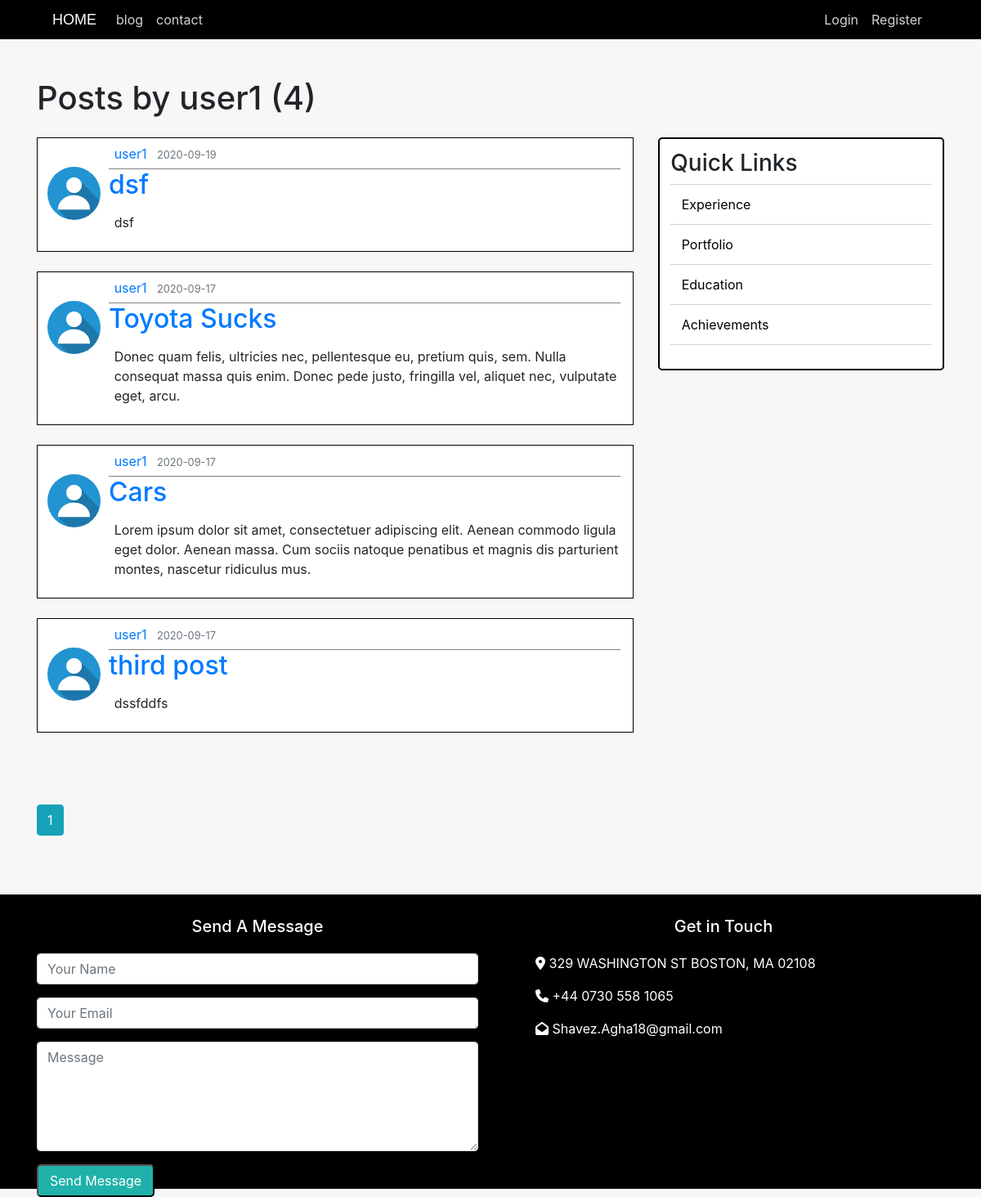
The app's page /user/user1, older data.
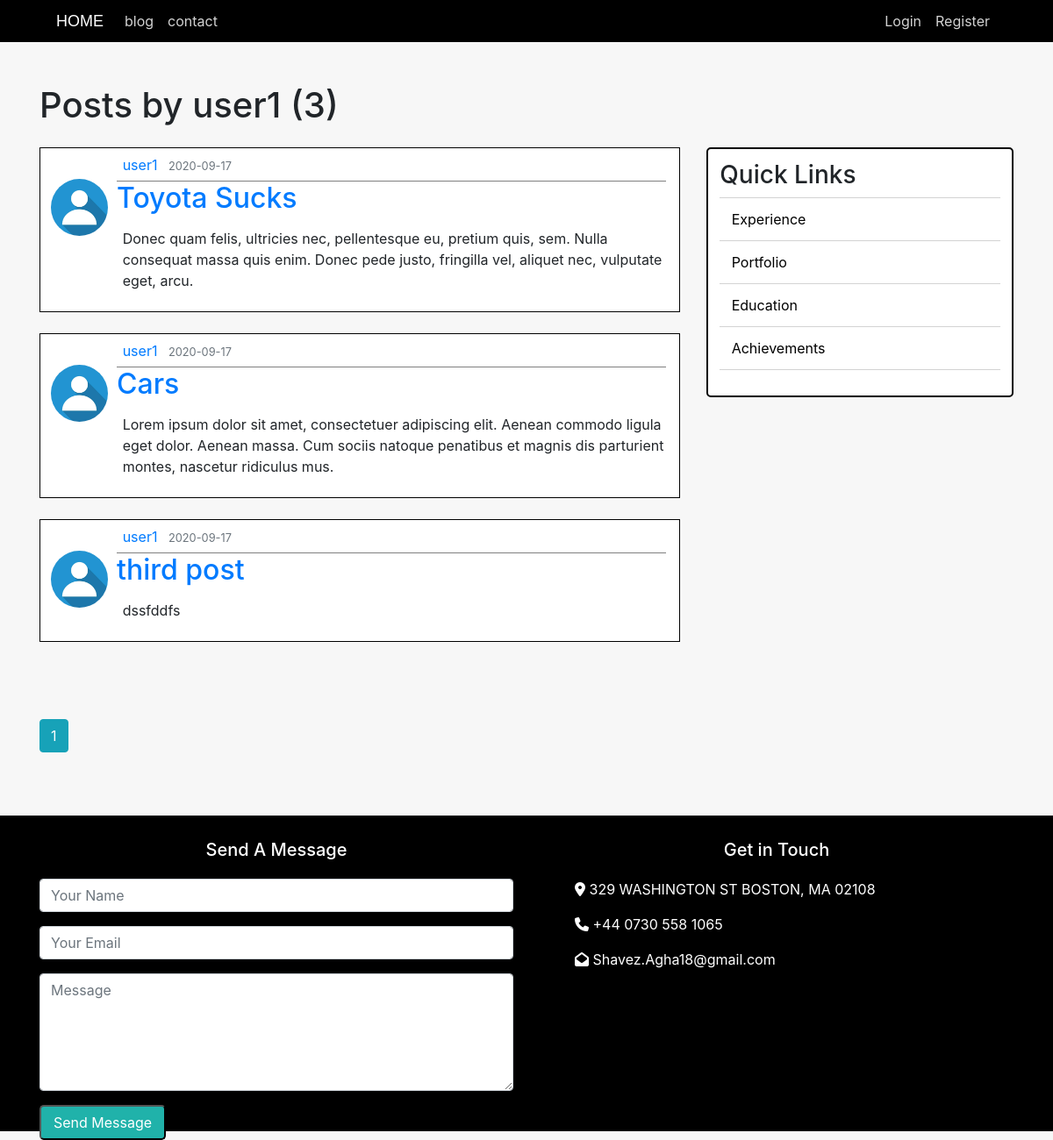
The same page, newer data.
### portfolio/models.py (models this page shows, shortened)
class User(db.Model, UserMixin):
    id = db.Column(db.Integer, primary_key=True)
    username = db.Column(db.String(20), unique=True, nullable=False)
    email = db.Column(db.String(120), unique=True, nullable=False)
    image_file = db.Column(db.String(20), nullable=False, default='default.jpg')
    password = db.Column(db.String(60), nullable=False)
    posts = db.relationship('Post', backref='author', lazy=True)

class Post(db.Model):
    id = db.Column(db.Integer, primary_key=True)
    title = db.Column(db.String(100), nullable=False)
    date_posted = db.Column(db.DateTime, nullable=False, default=datetime.utcnow)
    content = db.Column(db.Text, nullable=False)
    user_id = db.Column(db.Integer, db.ForeignKey('user.id'), nullable=False)

### portfolio/users/routes.py (the view)
@users.route("/user/<string:username>")
def user_posts(username):
    page = request.args.get('page', 1, type=int)
    user = User.query.filter_by(username=username).first_or_404()
    posts = Post.query.filter_by(author=user)\
        .order_by(Post.date_posted.desc())\
        .paginate(page=page, per_page=5)
    return render_template('util_pages/user_posts.html', posts=posts, user=user)

### portfolio/templates/util_pages/user_posts.html (shortened to what this page needs)
{% extends "base.html" %}
{% block blog_title %}
<div class="container mb-3">
    <h1>Posts by {{ user.username }} ({{ posts.total }})</h1>
</div>
{% endblock %}
{% block blog %}
    <div class="blog-content col-md-8">
        {% for post in posts.items %}
            <article class="media content-section mb-4">
                <img class="rounded-circle article-img" src="{{ url_for('static', filename='profile_pics/' + post.author.image_file) }}">
                <div class="media-body">
                    <div class="article-metadata">
                    <a class="mr-2" href="{{ url_for('users.user_posts', username=post.author.username) }}">{{ post.author.username }}</a>
                    <small class="text-muted">{{ post.date_posted.strftime('%Y-%m-%d') }}</small>
                    </div>
                    <h2><a class="article-title" href="{{ url_for('posts.post', post_id=post.id) }}">{{ post.title }}</a></h2>
                    <p class="article-content">{{ post.content }}</p>
                </div>
            </article>
        {% endfor %}
    </div>
{% endblock %}
{% block page_counter %}
    <div class="container mb-5">
        {% for page_num in posts.iter_pages(left_edge=1, right_edge=1, left_current=1, right_current=2) %}
            {% if page_num %}
                {% if posts.page == page_num %}
                    <a class="btn btn-info mb-4" href="{{ url_for('users.user_posts', username=user.username, page=page_num) }}">{{ page_num }}</a>
                {% else %}
                    <a class="btn btn-outline-info mb-4" href="{{ url_for('users.user_posts', username=user.username, page=page_num) }}">{{ page_num }}</a>
                {% endif %}
            {% else %}
                ...
            {% endif %}
        {% endfor %}
    </div>
{% endblock %}

### portfolio/templates/base.html (shortened to what this page needs)
<!DOCTYPE html>
<html>
<head>
    <link rel="stylesheet" href="https://maxcdn.bootstrapcdn.com/bootstrap/4.0.0/css/bootstrap.min.css">
    <link rel="stylesheet" href="../static/main.css">
    <link rel="stylesheet" href="https://cdnjs.cloudflare.com/ajax/libs/font-awesome/4.7.0/css/font-awesome.min.css">
</head>
<body>
    <nav class="navbar navbar-expand-lg navbar-dark bg-dark navbar-custom">
        <a class="navbar-brand ml-5" href="/">HOME</a>
        <div class="collapse navbar-collapse" id="navbarSupportedContent">
            <div class="navbar-nav">
                <a class="nav-link" href="{{ url_for('main.blog') }}">blog</a>
                <a class="nav-link" href="#contact">contact</a>
            </div>
            <div class="navbar-nav ml-auto mr-5">
                {% if current_user.is_authenticated %}
                    <a class="nav-item nav-link" href="{{ url_for('posts.new_post') }}">New Post</a>
                    <a class="nav-item nav-link" href="{{ url_for('users.account') }}">Account</a>
                    <a class="nav-item nav-link" href="{{ url_for('users.logout') }}">Logout</a>
                {% else %}
                    <a class="nav-item nav-link" href="{{ url_for('users.login') }}">Login</a>
                    <a class="nav-item nav-link" href="{{ url_for('users.register') }}">Register</a>
                {% endif %}
            </div>
        </div>
    </nav>
    {% block login_register %}
    {% block home_page %}
    <main class="container mt-5">
        <div class="row">
            {% block blog_title %}{% endblock %}
            {% block blog %}{% endblock %}
            <div class="col-md-4">
                <div class="content-sidebar">
                    <h3>Quick Links</h3>
                    <ul>
                        <li><a href="{{ url_for('main.experience') }}">Experience</a></li>
                        <li><a href="{{ url_for('main.portfolio') }}">Portfolio</a></li>
                        <li><a href="{{ url_for('main.education') }}">Education</a></li>
                        <li><a href="{{ url_for('main.achievements') }}">Achievements</a></li>
                    </ul>
                </div>
            </div>
        </div>
    </main>
    {% endblock %}
    {% block page_counter %}{% endblock %}
    <footer>
        <div class="container" id="contact">
            <div class="row">
                <div class="col-md-6">
                    <h5> Send A Message</h5>
                    <form method="post" action="">
                        <div class="form-group">
                            <input type="text" class="form-control" name="name" placeholder="Your Name" />
                        </div>
                        <div class="form-group">
                            <input type="email" class="form-control" name="email" placeholder="Your Email" />
                        </div>
                        <div class="form-group">
                            <textarea class="form-control" name="message" rows="5" placeholder="Message"></textarea>
                        </div>
                        <button type="submit">Send Message</button>
                    </form>
                </div>
                <div class="col-md-6">
                    <h5>Get in Touch</h5>
                    <ul class="list-ico">
                        <p><i class="fas fa-map-marker-alt"></i>    329 WASHINGTON ST BOSTON, MA 02108</p>
                        <p><i class="fas fa-phone"></i>    +44 0730 558 1065</p>
                        <p><i class="fas fa-envelope-open"></i>    Shavez.Agha18@gmail.com</p>
                    </ul>
                </div>
            </div>
        </div>
    </footer>
    {% endblock %}
</body>
</html>

### portfolio/static/main.css (style rules this page uses)
body { background-color: #f7f7f7; }
main { margin: 8vh; }
footer { height: 45vh; background-color: black; }
footer .row { color: white; }
footer .row button { background-color: lightseagreen; color: white; border-radius: 5px; height: 5vh; width: 18vh; }
footer .row h5 { padding-top: 20pt; padding-bottom: 10pt; text-align: center; }
.navbar-custom { background-color: #000000 !important; height: 6vh; }
.navbar-custom .navbar-brand, .navbar-custom .navbar-text { color: #ffffff; font-family: Verdana, Geneva, Tahoma, sans-serif; font-size: large; }
.navbar-custom .navbar-nav .nav-link { color: #D2D2D2; }
article { background-color: white; border: 1px black solid; }
.article-img { height: 65px; width: 65px; margin-top: 35px; margin-right: 10px; margin-left: 12px; }
.article-metadata { border-bottom: 1px solid grey; margin-right: 15px; padding: 5pt; }
.article-content { padding: 5pt; }
.content-sidebar { border: black solid 2px; background-color: white; border-radius: 5px; padding: 10pt; }
.content-sidebar ul { padding: 0; list-style: none; border-top: solid 1px lightgrey; font-size: medium; }
.content-sidebar ul li a { display: block; padding: 12px 0 12px 0px; border-bottom: 1px solid lightgrey; transition: all 0.4s; color: black; padding-left: 10pt; }

Row changes from the older to the newer data that the page shows:
removed Post: image_file (placeholder picture), author.username "user1", date_posted "2020-09-19", title "dsf", content "dsf"
Text that changed along with them:
{{ posts.total }}: "4" → "3"
